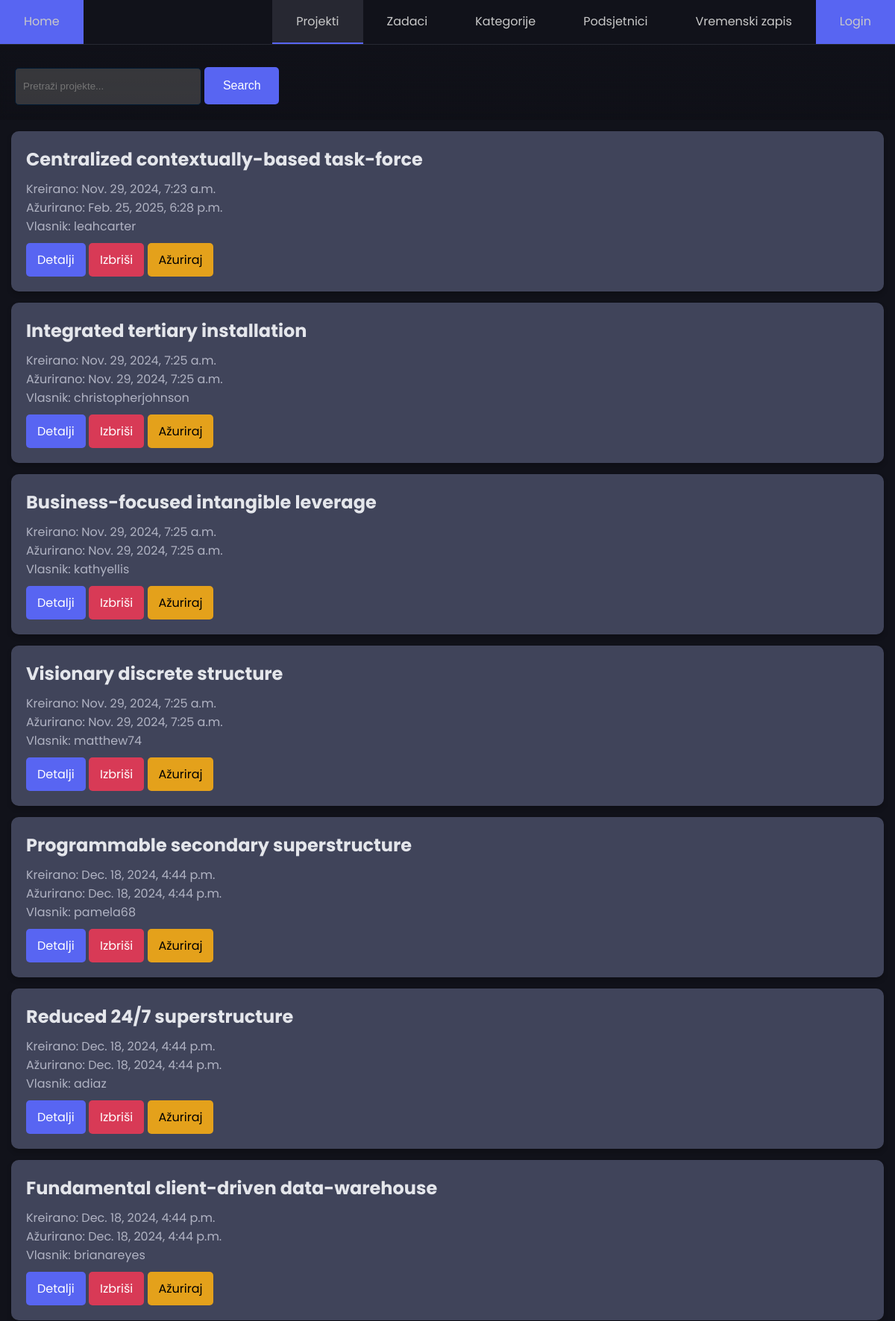
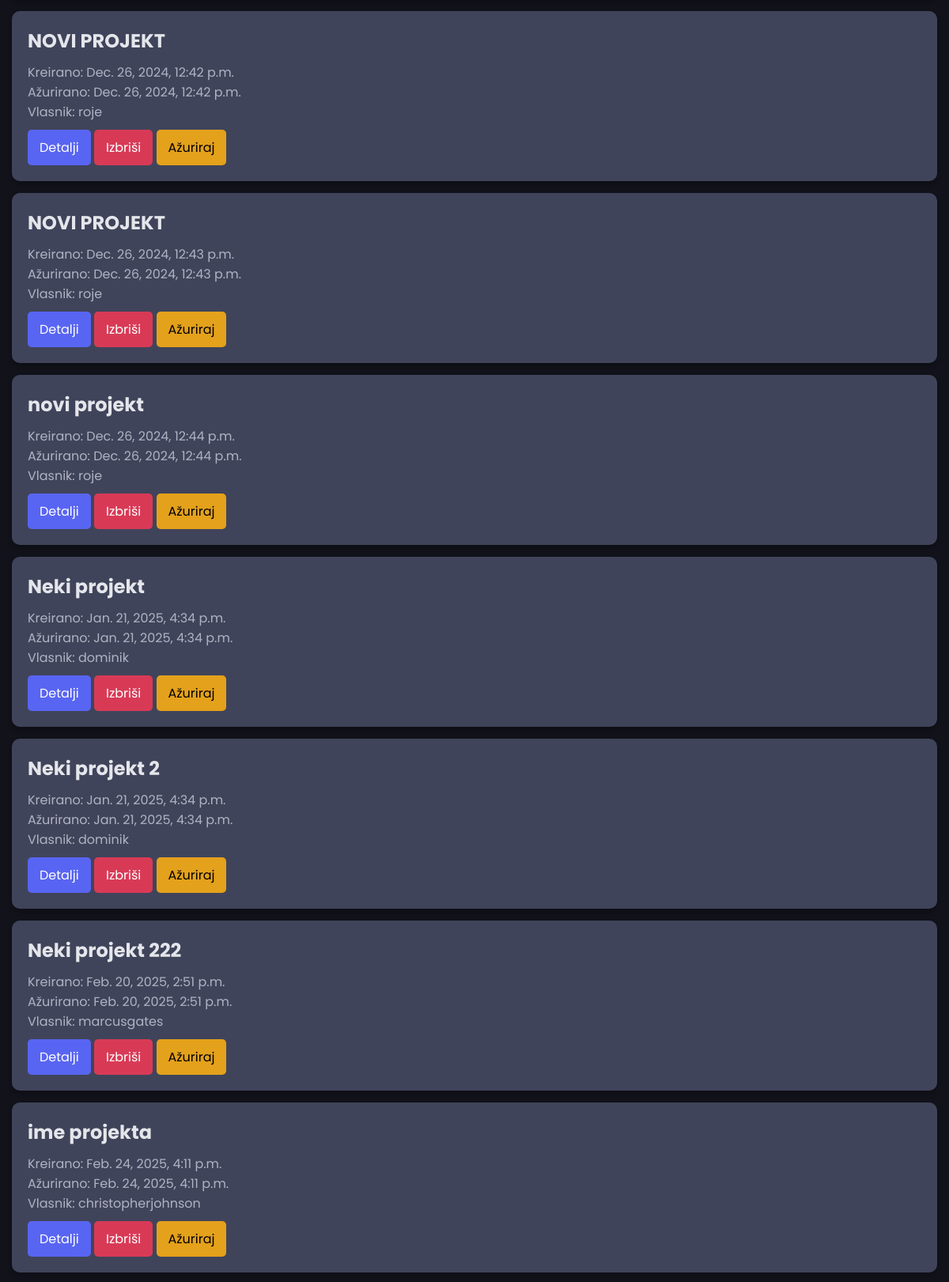
The app's page /project/ (upper part) with its own data (2 pictures, top to bottom).
### main/models.py (models this page shows, shortened)
class Project(models.Model):
    name = models.CharField(max_length=200)
    description = models.TextField(blank=True, null=True)
    created_at = models.DateTimeField(auto_now_add=True)
    updated_at = models.DateTimeField(auto_now=True)
    owner = models.ForeignKey(User, on_delete=models.CASCADE, related_name="projects")

### main/views.py (the view)
# urls.py: path('project/', ProjectList.as_view(), name='project_list'),
class ProjectList(ListView):
    model = Project
    def get_queryset(self):
        queryset = super().get_queryset()
        query = self.request.GET.get('q')
        if query:
            queryset = queryset.filter(
                Q(name__icontains=query) | Q(description__icontains=query)
            )
        return queryset

### main/templates/main/project_list.html (shortened to what this page needs)
<!DOCTYPE html>
<html lang="en">
{% load static %}
<head>
    <link rel="stylesheet" href="{% static 'css/styles.css' %}">
</head>
<body>
    <div class="sticky">
        <nav id="nav">
            <ul>
            <li class="home-li"><a class="btn-home" aria-current="page" href="{% url 'index' %}">Home</a></li>
            <li><a href="{% url 'project_list' %}" class="{% if request.path == '/project/' %}active-link{% endif %}">Projekti</a></li>
            <li><a href="{% url 'task_list' %}" class="{% if request.path == '/task/' %}active-link{% endif %}">Zadaci</a></li>
            <li><a href="{% url 'category_list' %}" class="{% if request.path == '/category/' %}active-link{% endif %}">Kategorije</a></li>
            <li><a href="{% url 'reminder_list' %}" class="{% if request.path == '/reminder/' %}active-link{% endif %}">Podsjetnici</a></li>
            <li><a href="{% url 'timelog_list' %}" class="{% if request.path == '/timelog/' %}active-link{% endif %}">Vremenski zapis</a></li>
            <li>
                {% if request.user.is_authenticated %}
                    <form method="post" action="{% url 'logout' %}">
                        {% csrf_token %}
                        <button type="login" class="btn-login" id="user_display" onmouseover="showLogout()" onmouseleave="showUsername()">
                            {{ request.user.username }}
                        </button>
                    </form>
                {% else %}
                    <a href="{% url 'login' %}" class="btn-login">Login</a>
                {% endif %}
            </li>
            </ul>
        </nav>
        <div class="search">
            <form method="GET" action="" class="search-form">
                <input type="text" name="q" placeholder="Pretraži projekte..." value="{{ request.GET.q }}" class="search-input">
                <button type="submit" class="btn search-btn">Search</button>
            </form>
        </div>
    </div>
    <ul class="no-bullets">
        {% for project in object_list %}
            <li>
                <div class="container">
                    <div class="card">
                        <h2 class="card-title"> {{ project.name }}</h2>
                        <p class="card-description">Kreirano: {{ project.created_at }}</p>
                        <p class="card-description">Ažurirano: {{ project.updated_at }}</p>
                        <p class="card-description">Vlasnik: {{ project.owner }}</p>
                        <a href="{% url 'project_detail' project.id %}" class="btn btn-primary">Detalji</a>
                        <a href="{% url 'project_delete' project.id %}" class="btn btn-danger">Izbriši</a>
                        <a href="{% url 'project_update' project.id %}" class="btn btn-warning">Ažuriraj</a>
                    </div>
                </div>
            </li>
        {% endfor %}
    </ul>
</body>
</html>

### main/static/css/styles.css (style rules this page uses)
:root { --primary-color: #11121a; --hover-color: #272832; --accent-color: #5865F2; --hover--accent-color: #4e56a4; --text-color: #c9c9c9; --background--color: #11121a; --primary--btn--color: #5865F2; --search--form--back--color: #54555692; }
* { margin: 0; padding: 0; box-sizing: border-box; }
html { font-family: Poppins, 'Segoe UI', sans-serif; color: var(--text-color); scroll-behavior: smooth; }
body { min-height: 100vh; min-height: 100dvh; background-color: var(--primary-color); }
nav { background-color: var(--primary-color); border-bottom: 1px solid var(--hover-color); }
nav ul { list-style: none; display: flex; }
nav .home-li { margin-right: auto; }
nav li { display: flex; }
nav a { display: flex; text-decoration: none; color: var(--text-color); padding: 1em 2em; transition: background-color 150ms ease; }
nav a.active-link { border-bottom: 2px solid var(--accent-color); background-color: var(--hover-color); }
input[type="text"] { background-color: var(--search--form--back--color) ; color: white ; border-color: #001933 ; }
.card { background: #40445A; border-radius: 10px; box-shadow: 0px 4px 6px rgba(0, 0, 0, 0.2); padding: 20px; transition: transform 0.2s ease-in-out; cursor: pointer; margin: 15px; }
.card-title { font-size: 1.5rem; color: #E4E6EB; margin-bottom: 10px; }
.card-description { color: #B0B3C3; }
.sticky { position: sticky; top: 0; width: 100%; z-index: 1000; backdrop-filter: blur(5px); -webkit-backdrop-filter: blur(5px); background: linear-gradient(to bottom, #11121a, rgba(0, 0, 0, 0.100)); }
button[type="submit"] { background-color: var(--accent-color); color: #fff; font-size: 1rem; border: none; cursor: pointer; transition: background-color 0.3s ease; }
.btn { display:inline-block; padding: 10px 15px; margin-top: 10px; border-radius: 5px; text-decoration: none; color: white; }
.btn-primary { background: #5865F2; }
.btn-warning { background: #E4A11B; color: black; }
.btn-danger { background: #D83A56; }
.btn-home { background: var(--accent-color); }
.btn-login { background: var(--accent-color); }
.search { padding: 5px; }
.search-form { margin-bottom: 15px; right: 20px; width: 90%; max-width: 600px; margin: 15px; }
.search-input { padding: 10px; width: 100%; height: 100%; max-height: 50px; min-height: 50px; max-width: 250px; border: 1px solid #6C757D; border-radius: 5px; background-color: #343c60; color: #ffffff; }
.search-btn { background: #5865F2; padding: 10px; border: none; border-radius: 5px; color: white; cursor: pointer; width: 100%; height: 100%; max-height: 50px; min-height: 50px; max-width: 100px; min-width: 50px; }
ul { list-style-type: none; padding: 0; }

### records on screen
Project: name "Centralized contextually-based task-force", created_at "Nov. 29, 2024, 7:23 a.m.", updated_at "Feb. 25, 2025, 6:28 p.m.", owner "leahcarter"
Project: name "Integrated tertiary installation", created_at "Nov. 29, 2024, 7:25 a.m.", updated_at "Nov. 29, 2024, 7:25 a.m.", owner "christopherjohnson"
Project: name "Business-focused intangible leverage", created_at "Nov. 29, 2024, 7:25 a.m.", updated_at "Nov. 29, 2024, 7:25 a.m.", owner "kathyellis"
Project: name "Visionary discrete structure", created_at "Nov. 29, 2024, 7:25 a.m.", updated_at "Nov. 29, 2024, 7:25 a.m.", owner "matthew74"
Project: name "Programmable secondary superstructure", created_at "Dec. 18, 2024, 4:44 p.m.", updated_at "Dec. 18, 2024, 4:44 p.m.", owner "pamela68"
Project: name "Reduced 24/7 superstructure", created_at "Dec. 18, 2024, 4:44 p.m.", updated_at "Dec. 18, 2024, 4:44 p.m.", owner "adiaz"
Project: name "Fundamental client-driven data-warehouse", created_at "Dec. 18, 2024, 4:44 p.m.", updated_at "Dec. 18, 2024, 4:44 p.m.", owner "brianareyes"
Project: name "NOVI PROJEKT", created_at "Dec. 26, 2024, 12:42 p.m.", updated_at "Dec. 26, 2024, 12:42 p.m.", owner "roje"
Project: name "NOVI PROJEKT", created_at "Dec. 26, 2024, 12:43 p.m.", updated_at "Dec. 26, 2024, 12:43 p.m.", owner "roje"
Project: name "novi projekt", created_at "Dec. 26, 2024, 12:44 p.m.", updated_at "Dec. 26, 2024, 12:44 p.m.", owner "roje"
Project: name "Neki projekt", created_at "Jan. 21, 2025, 4:34 p.m.", updated_at "Jan. 21, 2025, 4:34 p.m.", owner "dominik"
Project: name "Neki projekt 2", created_at "Jan. 21, 2025, 4:34 p.m.", updated_at "Jan. 21, 2025, 4:34 p.m.", owner "dominik"
Project: name "Neki projekt 222", created_at "Feb. 20, 2025, 2:51 p.m.", updated_at "Feb. 20, 2025, 2:51 p.m.", owner "marcusgates"
Project: name "ime projekta", created_at "Feb. 24, 2025, 4:11 p.m.", updated_at "Feb. 24, 2025, 4:11 p.m.", owner "christopherjohnson"
